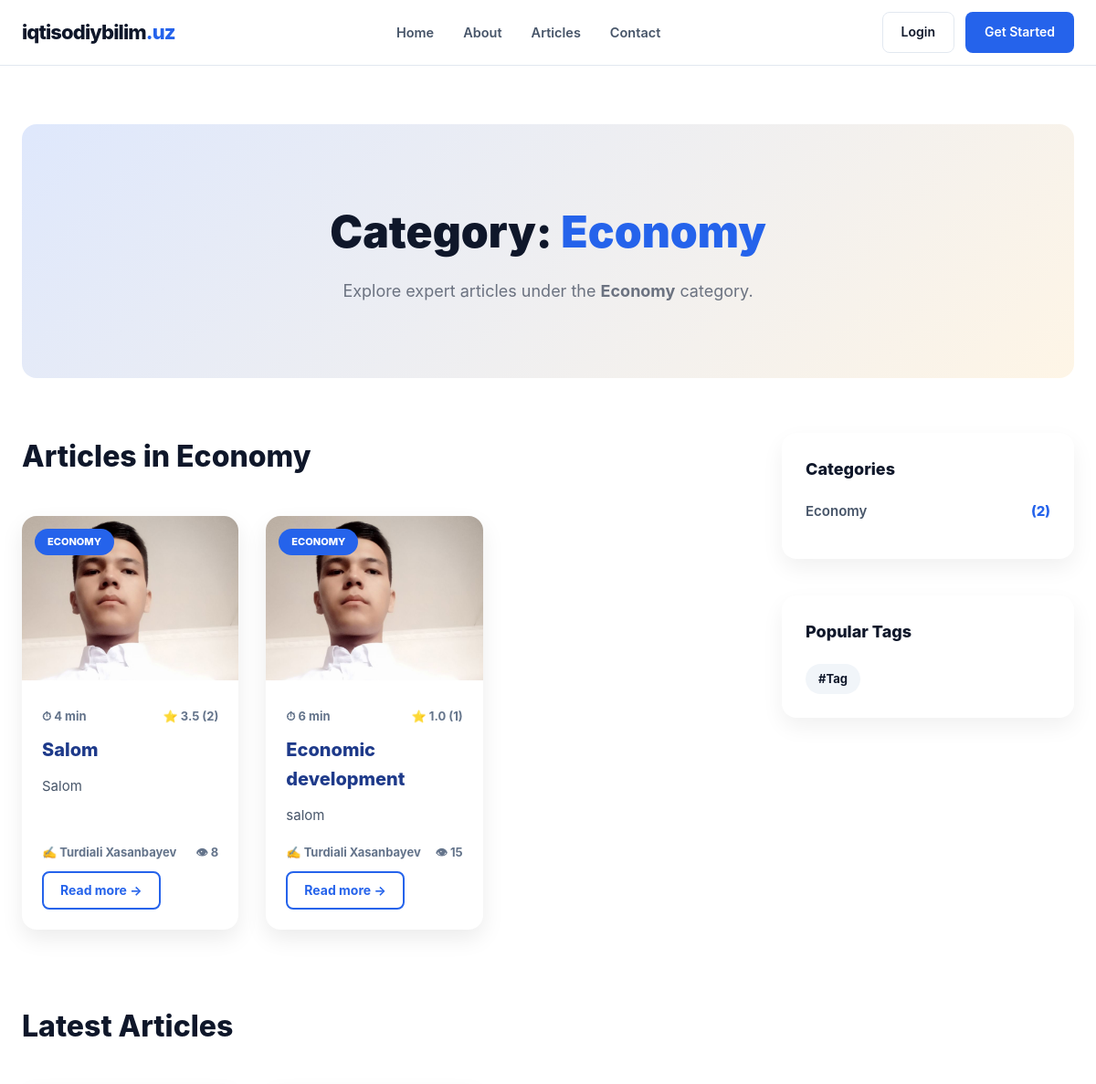
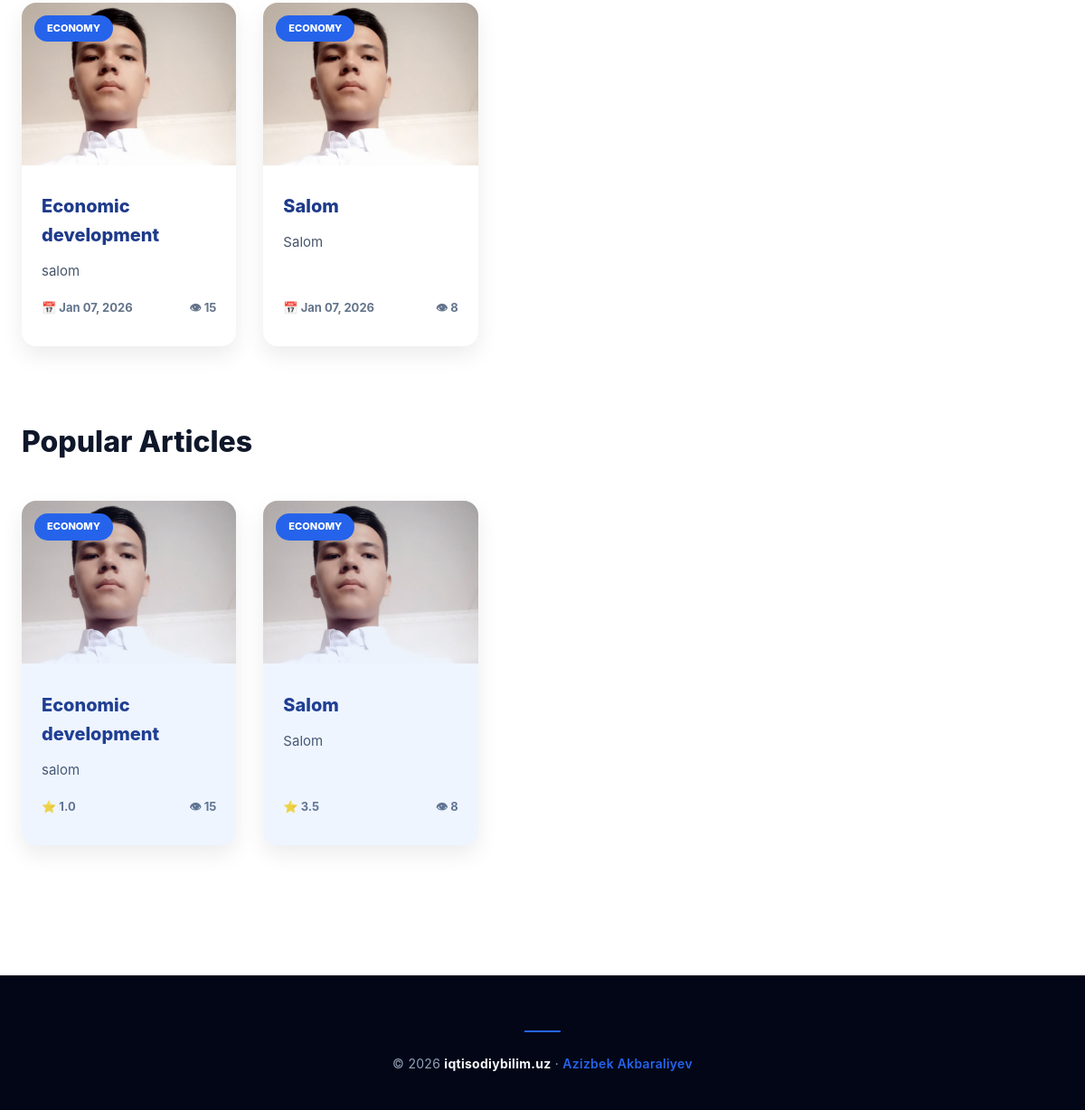
The page /categories/economy/ on the database its author committed (2 pictures, top to bottom).
### category/models.py (models this page shows, shortened)
class Category(models.Model):
    name = models.CharField(max_length=100, unique=True)
    slug = models.SlugField(max_length=100, unique=True, blank=True, null=True)
    class Meta:
        verbose_name = 'Category'
        verbose_name_plural = 'Categories'

class Tag(models.Model):
    name = models.CharField(max_length=100, unique=True)
    slug = models.SlugField(max_length=100, unique=True, blank=True, null=True)
    class Meta:
        verbose_name = 'Tag'
        verbose_name_plural = 'Tags'

### article/models.py (models this page shows, shortened)
class Article(models.Model):
    title = models.CharField(max_length=250, unique=True)
    slug = models.SlugField(max_length=300, unique=True, null=True, blank=True)
    image = models.ImageField(upload_to='articles/', null=True, blank=True)
    description = models.TextField(null=True, blank=True)
    author = models.ForeignKey('user.CustomUser', on_delete=models.CASCADE, related_name='article_author')
    category = models.ForeignKey('category.Category', on_delete=models.CASCADE, related_name='article_category')
    tags = models.ManyToManyField('category.Tag', blank=True, related_name='article_tags')
    views = models.PositiveIntegerField(default=0)
    published_at = models.DateTimeField(null=True, blank=True)
    reading_time = models.PositiveSmallIntegerField(null=True, blank=True)
    last_viewed_at = models.DateTimeField(null=True, blank=True)
    created_at = models.DateTimeField(auto_now_add=True)
    updated_at = models.DateTimeField(auto_now=True)
    class Meta:
        verbose_name = 'Article'
        verbose_name_plural = 'Articles'
    def get_absolute_url(self, *args, **kwargs):
        return reverse('article-detail', kwargs={'slug': self.slug})
    @property
    def average_rate(self):
        avg = self.comment_article.aggregate(avg=Avg("rate"))["avg"]
        return round(avg, 1) if avg else 0
    @property
    def rate_count(self):
        return self.comment_article.count()

### user/models.py (models this page shows, shortened)
class CustomUser(AbstractUser):
    username = None
    email = models.EmailField(unique=True)
    first_name = models.CharField(max_length=100, null=True, blank=True)
    last_name = models.CharField(max_length=100, null=True, blank=True)
    profile_image = models.ImageField(upload_to='profile_images', null=True, blank=True)
    bio = models.TextField(null=True, blank=True)
    objects = CustomUserManager()
    USERNAME_FIELD = "email"
    REQUIRED_FIELDS = []
    class Meta:
        verbose_name = "User"
        verbose_name_plural = "Users"

### category/views.py (the view)
# urls.py: path('categories/<slug:slug>/', CategoryPage.as_view(), name='categories'),
class CategoryPage(View):
    def get(self, request, slug):
        category = get_object_or_404(Category, slug__exact=slug)
        articles = Article.objects.filter(category=category).select_related('author', 'category').prefetch_related('tags')
        latest_articles = Article.objects.order_by('-created_at')[:3].select_related('category', 'author').prefetch_related('tags')
        popular_articles = Article.objects.order_by('-views')[:3].select_related('category', 'author').prefetch_related('tags')
        context = {
            'articles': articles,
            'category': category,
            'latest_articles': latest_articles,
            'popular_articles': popular_articles
        }
        return render(request, 'categories.html', context=context)

### config/global_context.py (called while the page is built)
def global_context(request):
    current_year = timezone.now().year
    categories = Category.objects.all()
    tags = Tag.objects.all()
    return {'current_year': current_year, 'categories': categories, 'tags': tags}

### templates/categories.html (shortened to what this page needs)
{% extends "base.html" %}
{% load static %}
{% block extra_css %}
<link rel="stylesheet" href="{% static 'css/category.css' %}">
{% endblock %}
{% block content %}
<section class="category-hero">
    <div class="category-container">
        <h1 class="category-title">
            Category: <span>{{ category.name }}</span>
        </h1>
        <p class="category-desc">
            Explore expert articles under the
            <strong>{{ category.name }}</strong> category.
        </p>
    </div>
</section>
<div class="category-page-wrapper">
    <main class="category-main">
        <section class="section">
            <div class="section-header">
                <h2 class="section-title">
                    Articles in {{ category.name }}
                </h2>
            </div>
            <div class="article-grid">
                {% for article in articles %}
                <article class="article-card hover-rise">
                    <div class="article-image">
                        <img src="{{ article.image.url }}" alt="{{ article.title }}">
                        <span class="article-category">
                            {{ article.category.name }}
                        </span>
                    </div>
                    <div class="article-content">
                        <div class="article-meta-top">
                            <span>⏱ {{ article.reading_time }} min</span>
                            <span>⭐ {{ article.average_rate }} ({{ article.rate_count }})</span>
                        </div>
                        <h3 class="article-title">
                            <a href="{{ article.get_absolute_url }}">
                                {{ article.title }}
                            </a>
                        </h3>
                        <p class="article-desc">
                            {{ article.description|truncatewords:20 }}
                        </p>
                        <div class="article-meta-bottom">
                            <span>✍ {{ article.author.get_full_name }}</span>
                            <span>👁 {{ article.views }}</span>
                        </div>
                        <a href="{{ article.get_absolute_url }}" class="btn-outline">
                            Read more →
                        </a>
                    </div>
                </article>
                {% empty %}
                <p>No articles found in this category.</p>
                {% endfor %}
            </div>
        </section>
        <section class="section">
            <div class="section-header">
                <h2 class="section-title">Latest Articles</h2>
            </div>
            <div class="article-grid">
                {% for article in latest_articles %}
                <article class="article-card hover-rise">
                    <div class="article-image">
                        <img src="{{ article.image.url }}" alt="{{ article.title }}">
                        <span class="article-category">{{ article.category.name }}</span>
                    </div>
                    <div class="article-content">
                        <h3 class="article-title">
                            <a href="{{ article.get_absolute_url }}">
                                {{ article.title }}
                            </a>
                        </h3>
                        <p class="article-desc">
                            {{ article.description|truncatewords:18 }}
                        </p>
                        <div class="article-meta-bottom">
                            <span>📅 {{ article.published_at|date:"M d, Y" }}</span>
                            <span>👁 {{ article.views }}</span>
                        </div>
                    </div>
                </article>
                {% endfor %}
            </div>
        </section>
        <section class="section">
            <div class="section-header">
                <h2 class="section-title">Popular Articles</h2>
            </div>
            <div class="article-list">
                {% for article in popular_articles %}
                <article class="article-card hover-rise">
                    <div class="article-image">
                        <img src="{{ article.image.url }}" alt="{{ article.title }}">
                    </div>
                    <div class="article-content">
                        <span class="article-category">
                            {{ article.category.name }}
                        </span>
                        <h3 class="article-title">
                            <a href="{{ article.get_absolute_url }}">
                                {{ article.title }}
                            </a>
                        </h3>
                        <p class="article-desc">
                            {{ article.description|truncatewords:16 }}
                        </p>
                        <div class="article-meta-bottom">
                            <span>⭐ {{ article.average_rate }}</span>
                            <span>👁 {{ article.views }}</span>
                        </div>
                    </div>
                </article>
                {% endfor %}
            </div>
        </section>
    </main>
    <aside class="category-sidebar">
        <div class="sidebar-box">
            <h3 class="sidebar-title">Categories</h3>
            <ul class="category-list">
                {% for cat in categories %}
                <li>
                    <a href="{% url 'categories' cat.slug %}">
                        {{ cat.name }}
                        <span>({{ cat.article_category.count }})</span>
                    </a>
                </li>
                {% endfor %}
            </ul>
        </div>
        <div class="sidebar-box">
            <h3 class="sidebar-title">Popular Tags</h3>
            <div class="tag-cloud">
                {% for tag in tags %}
                <span class="tag-item">#{{ tag.name }}</span>
                {% endfor %}
            </div>
        </div>
    </aside>
</div>
{% endblock %}

### static/css/base.css (style rules this page uses)
:root { --primary: #2563eb; --primary-hover: #1d4ed8; --primary-soft: #eff6ff; --dark: #0f172a; --slate: #475569; --border: #e2e8f0; --bg-page: #ffffff; --bg-footer: #020617; --radius: 12px; --ease: all 0.3s cubic-bezier(0.4, 0, 0.2, 1); --shadow: 0 4px 6px -1px rgba(0, 0, 0, .05), 0 2px 4px -2px rgba(0, 0, 0, .05); }
*, *::before, *::after { margin: 0; padding: 0; box-sizing: border-box; }
body { font-family: 'Inter', -apple-system, system-ui, sans-serif; background: var(--bg-page); color: var(--dark); line-height: 1.6; -webkit-font-smoothing: antialiased; }
a { text-decoration: none; color: inherit; transition: var(--ease); }
ul { list-style: none; }

### static/css/category.css (style rules this page uses)
.category-hero { background: linear-gradient(135deg, rgba(37, 99, 235, 0.15), rgba(245, 158, 11, 0.1)); padding: 80px 40px; text-align: center; border-radius: 16px; margin-bottom: 60px; }
.category-title { font-size: clamp(32px, 5vw, 48px); font-weight: 900; color: #0f172a; margin-bottom: 12px; }
.category-title span { color: #2563eb; }
.category-desc { font-size: 18px; color: #6b7280; max-width: 720px; margin: 0 auto; line-height: 1.6; }
.category-page-wrapper { display: grid; grid-template-columns: 1fr 320px; gap: 60px; }
.section { margin-bottom: 80px; }
.section-header { margin-bottom: 40px; }
.section-title { font-size: 32px; font-weight: 800; color: #0f172a; }
.article-grid, .article-list { display: grid; grid-template-columns: repeat(3, 1fr); gap: 30px; }
.article-card { background: #fff; border-radius: 16px; overflow: hidden; box-shadow: 0 10px 25px rgba(0, 0, 0, 0.08); transition: transform .35s ease, box-shadow .35s ease; display: flex; flex-direction: column; position: relative; }
.article-image img { width: 100%; height: 180px; object-fit: cover; }
.article-category { position: absolute; top: 14px; left: 14px; padding: 6px 14px; font-size: 11px; font-weight: 800; text-transform: uppercase; color: #fff; background: #2563eb; border-radius: 999px; }
.article-content { padding: 22px; display: flex; flex-direction: column; flex-grow: 1; }
.article-meta-top, .article-meta-bottom { display: flex; justify-content: space-between; font-size: 13px; font-weight: 700; color: #64748b; margin-bottom: 10px; }
.article-title { font-size: 20px; font-weight: 800; margin-bottom: 12px; }
.article-title a { color: #1e3a8a; transition: color .2s ease; }
.article-desc { font-size: 15px; line-height: 1.6; color: #475569; margin-bottom: 18px; flex-grow: 1; }
.btn-outline { align-self: flex-start; font-size: 14px; font-weight: 700; padding: 8px 18px; color: #2563eb; border: 2px solid #2563eb; border-radius: 8px; transition: all .25s ease; }
.category-sidebar { position: sticky; top: 120px; height: fit-content; }
.sidebar-box { background: #fff; border-radius: 16px; padding: 26px; box-shadow: 0 10px 25px rgba(0, 0, 0, .06); margin-bottom: 40px; }
.sidebar-title { font-size: 18px; font-weight: 800; color: #0f172a; margin-bottom: 20px; }
.category-list { list-style: none; }
.category-list li { margin-bottom: 14px; }
.category-list a { display: flex; justify-content: space-between; align-items: center; font-size: 15px; font-weight: 600; color: #475569; transition: color .2s ease; }
.category-list a span { font-weight: 800; color: #2563eb; }
.tag-cloud { display: flex; flex-wrap: wrap; gap: 10px; }
.tag-item { padding: 6px 14px; font-size: 13px; font-weight: 700; border-radius: 999px; background: #f1f5f9; color: #0f172a; cursor: default; transition: all .25s ease; }
.article-list .article-card::before { content: ""; position: absolute; inset: -50%; background: rgba(59, 130, 246, .08); transform: rotate(45deg); transition: inset .5s ease; }

### rows shown on the page
Category: name "Economy", article_category.count "2"
Article: image (picture), category.name "ECONOMY", reading_time "4", average_rate "3.5", rate_count "2", title "Salom", description "Salom", author.get_full_name "Turdiali Xasanbayev", views "8", published_at "Jan 07, 2026"
Article: image (picture), category.name "ECONOMY", reading_time "6", average_rate "1.0", rate_count "1", title "Economic development", description "salom", author.get_full_name "Turdiali Xasanbayev", views "15", published_at "Jan 07, 2026"
Tag: name "Tag"
